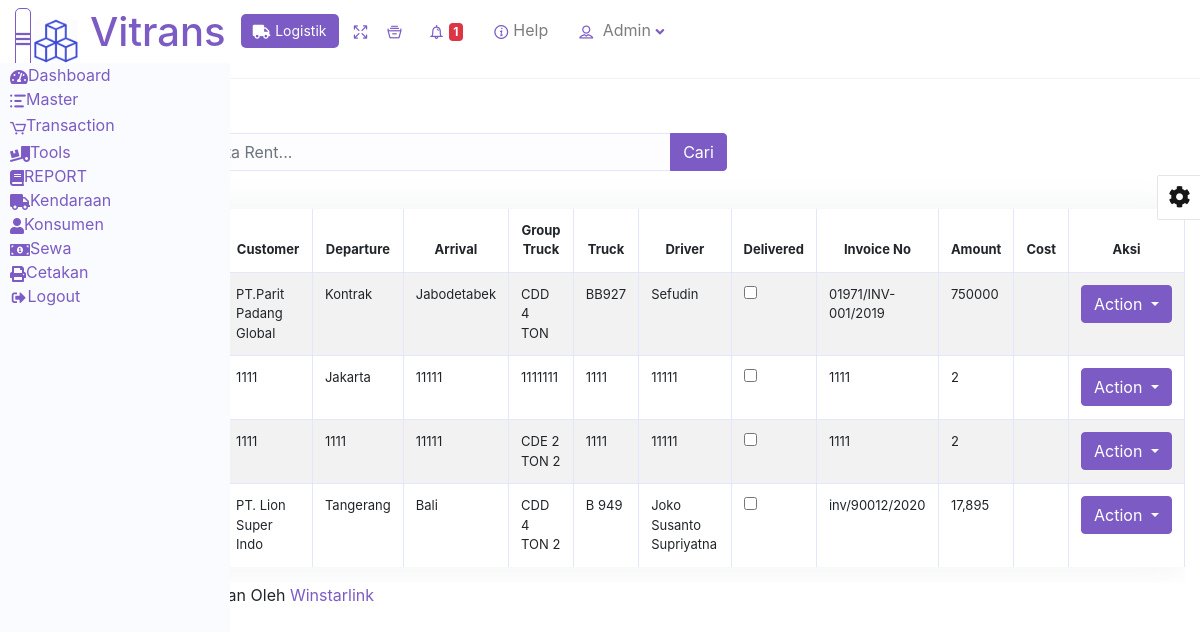
The page /index.php/rent on the database its author committed.
### tables this page shows
CREATE TABLE `rent` (
  `id` int(11) NOT NULL,
  `date` varchar(50) NOT NULL,
  `rent_no` varchar(50) NOT NULL,
  `customer` varchar(50) NOT NULL,
  `departure` varchar(50) NOT NULL,
  `arrival` varchar(50) NOT NULL,
  `group_truck` varchar(50) NOT NULL,
  `truck` varchar(50) NOT NULL,
  `driver` varchar(50) NOT NULL,
  `delivered` varchar(50) NOT NULL,
  `invoice_no` varchar(50) NOT NULL,
  `amount` varchar(50) NOT NULL,
  `cost` varchar(50) NOT NULL
);

### application/controllers/Rent.php (called while the page is built, shortened)
<?php
class Rent extends CI_Controller {
    public function __construct(){
        $this->load->model('M_rent');
        $this->load->library('form_validation');
    }
    public function index(){
        $topik['judul'] = 'Halaman Menu Rent';
        $data['rent'] = $this->M_rent->tampil_data();
        $this->load->view('templates/header',$topik);
        $this->load->view('rent/index',$data);
        $this->load->view('templates/footer');
    }
}

### index.php (called while the page is built, shortened)
<?php
require_once BASEPATH.'core/CodeIgniter.php';

### application/models/M_rent.php (called while the page is built, shortened)
<?php
class M_rent extends CI_Model{
    public function tampil_data(){
        return $this->db->get('rent')->result_array();
    }
}
?>

### application/views/rent/index.php (the view, shortened to what this page needs)
<div class="content-wrapper col-12">
<section class="content-header ml mt-2 auto">
    <div class="row mt-3">
    <div class="ml-3">
        <a href="<?= ('rent/tambah');?>" class="btn btn-primary">Tambah Data</a>
    </div>
    <div class="col-md-6">
        <form action="" method="post">
            <div class="input-group">
            <input type="text" name="keyword" id="" placeholder="Cari Data Rent..." class="form-control" autocomplete="off">
            <div class="input-group-append">
                <button type="submit" class="btn btn-primary">Cari</button>
            </div>
            </div>
        </form>
    </div>
</div>
<div style="margin-left:5px">
<div class="">
<div class="table-responsive mt-2">
<table id="mytable" class="table table-striped table-bordered table-hover table-full-width dataTable" cellspacing="0" width="" style="font-size: small;">
        <thead>
            <tr style="text-align:center">
                <th>No.</th>
                <th>Date</th>
                <th>Rent No</th>
                <th>Customer</th>
                <th>Departure</th>
                <th>Arrival</th>
                <th>Group Truck</th>
                <th>Truck</th>
                <th>Driver</th>
                <th>Delivered</th>
                <th>Invoice No</th>
                <th>Amount</th>
                <th>Cost</th>
                <th>Aksi</th>
            </tr>
        </thead>
        <tbody>
            <?php foreach ($rent as $gaj): ?>
            <tr>
                <td style="text-align:center">
                </td>
                <td>
                </td>
                <td>
                </td>
                <td>
                    <?php echo $gaj['customer'] ?>
                </td>
                <td>
                    <?php echo $gaj['departure'] ?>
                </td>
                <td>
                    <?php echo $gaj['arrival'] ?>
                </td>
                <td>
                    <?php echo $gaj['group_truck'] ?>
                </td>
                <td>
                <?php echo $gaj['truck'] ?>
                </td>
                <td>
                    <?php echo $gaj['driver'] ?>
                </td>
                <td>
                    <input type="checkbox" name="" id="">
                </td>
                <td>
                    <?php echo $gaj['invoice_no'] ?>
                </td>
                <td>
                    <?php echo $gaj['amount'] ?>
                </td>
                <td>
                </td>
                <td style="text-align:center">
                <div class="btn-group" >
                    <button type="button" class="btn btn-primary dropdown-toggle" data-toggle="dropdown" aria-haspopup="true" aria-expanded="false">
                        Action
                    </button>
                </div>
                </td>
            </tr>
            <?php endforeach; ?>
        </tbody>
    </table>
    </div>
</div>

### assets/cssvitrans.css (style rules this page uses)
.btn-primary { color: color-yiq(#7c5cc4); background-color: #7c5cc4; border-color: #7c5cc4; }
.dataTable { margin-top: 30px; }
.table thead { background-color: #FFF; }
.form-control, .input-group-text, .bootstrap-select.form-control { background-color: #fdfdff; border-color: #e4e6fc; }
.btn-primary { background-color: #7c5cc4; border-color: #7c5cc4; }
.table:not(.permission-table) thead th { border-bottom: none; border-top: none; }
.table td { border-bottom: 1px solid #f5f5f5; }
.table:not(.permission-table) tr:last-child td { border-bottom: none; }
table.dataTable { background-color: #FFF; border-collapse: collapse !important; border-radius: 5px; box-shadow: 0 0 35px 0 rgba(154,161,171,.15); }
.table thead th { border-bottom: 1px solid #e4e6fc }
section { padding: 30px 0; }
.table-bordered td, .table-bordered th { border-color: #e4e6fc }

### rows shown on the page
rent: customer "PT.Parit Padang Global", departure "Kontrak", arrival "Jabodetabek", group_truck "CDD 4 TON", truck "BB927", driver "Sefudin", invoice_no "01971/INV-001/2019", amount "750000"
rent: customer "1111", departure "Jakarta", arrival "11111", group_truck "1111111", truck "1111", driver "11111", invoice_no "1111", amount "2"
rent: customer "1111", departure "1111", arrival "11111", group_truck "CDE 2 TON 2", truck "1111", driver "11111", invoice_no "1111", amount "2"
rent: customer "PT. Lion Super Indo", departure "Tangerang", arrival "Bali", group_truck "CDD 4 TON 2", truck "B 949", driver "Joko Susanto Supriyatna", invoice_no "inv/90012/2020", amount "17,895"
